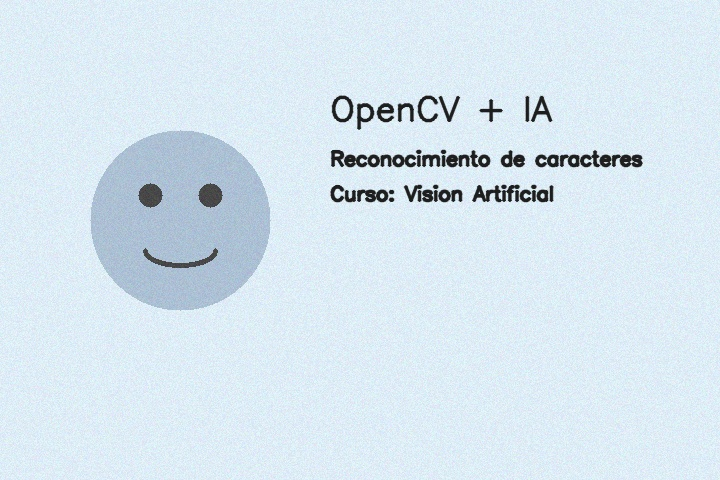
#> input picture Proyectos/vision-artificial-opencv/assets/muestra.jpg, 720 x 480 px
$ python 02_filtros.py
#> lines starting #> are read from the running program, lines starting #| are printed output that depends on the picture; after the words box and inside, x2 and y2 are one past the last pixel; in counts of white or black regions, pixels touching at a corner belong together
### Proyectos/vision-artificial-opencv/src/_rutas.py
"""
_rutas.py

Helper compartido: calcula la carpeta raíz del proyecto a partir de la
ubicación de este archivo (no del directorio desde el que se ejecuta
python), para que los scripts funcionen sin importar desde dónde los
corras (VS Code, terminal, doble clic, etc.).

Uso en los demás scripts:
    from _rutas import ruta

    ruta("assets/muestra.jpg")   -> ruta absoluta a esa carpeta/archivo,
                                     calculada siempre desde la raíz del
                                     proyecto (donde están las carpetas
                                     assets/, output/, modelos/, etc.)
"""
import os

DIR_SCRIPT = os.path.dirname(os.path.abspath(__file__))
DIR_PROYECTO = os.path.dirname(DIR_SCRIPT)  # un nivel arriba de src/


def ruta(*partes):
    return os.path.join(DIR_PROYECTO, *partes)

### Proyectos/vision-artificial-opencv/src/02_filtros.py
"""
02_filtros.py

Aplicación de filtros y mejora de calidad de imagen:
desenfoque (blur), detección de bordes (Canny), umbralización (threshold)
y operaciones morfológicas. Guarda un collage comparativo.
"""
import os
import cv2
import numpy as np
from _rutas import ruta

def etiquetar(img, texto):
    """Agrega una etiqueta arriba de cada imagen del collage."""
    if len(img.shape) == 2:
        img = cv2.cvtColor(img, cv2.COLOR_GRAY2BGR)
    salida = cv2.copyMakeBorder(img, 30, 0, 0, 0, cv2.BORDER_CONSTANT, value=(255, 255, 255))
    cv2.putText(salida, texto, (10, 20), cv2.FONT_HERSHEY_SIMPLEX, 0.6, (0, 0, 0), 1, cv2.LINE_AA)
    return salida

def main():
    os.makedirs(ruta("output"), exist_ok=True)

    img = cv2.imread(ruta("assets", "muestra.jpg"))
#> img is the input picture: shape (480, 720, 3); mean B, G, R 239.7, 229.7, 214.6
    gris = cv2.cvtColor(img, cv2.COLOR_BGR2GRAY)

    # Desenfoque para reducir ruido (mejora de calidad previa a otros filtros)
    suave = cv2.GaussianBlur(img, (7, 7), 0)

    # Detección de bordes
    bordes = cv2.Canny(gris, 60, 150)
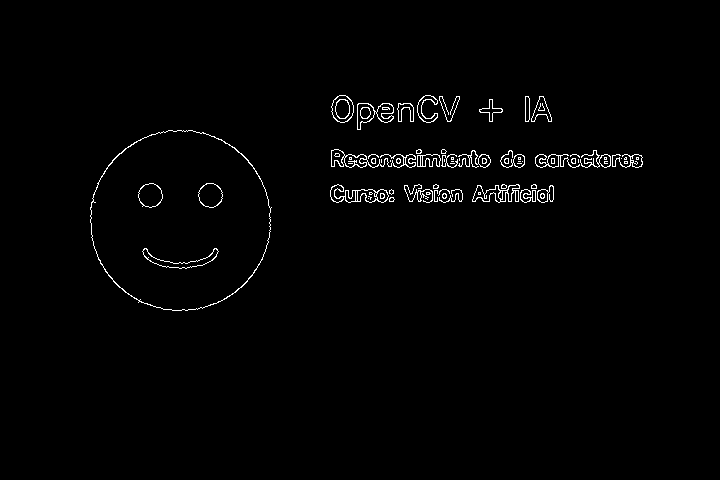
#> bordes: shape (480, 720); 1.3% white in thin lines or dots, all inside (x1, y1, x2, y2) = (90, 95, 643, 311)

    # Umbralización binaria (útil como paso previo a OCR)
    _, binaria = cv2.threshold(gris, 150, 255, cv2.THRESH_BINARY_INV)
#> binaria: shape (480, 720); 2.1% white; 40 white regions (6 under 20 px), largest, box (x1, y1, x2, y2) and area: (560, 150, 643, 167) 730, (344, 154, 416, 167) 606, (138, 183, 163, 208) 441

    # Operación morfológica: cierre, para consolidar formas/texto
    kernel = np.ones((3, 3), np.uint8)
    cierre = cv2.morphologyEx(binaria, cv2.MORPH_CLOSE, kernel)
#> cierre: shape (480, 720); 2.3% white; 16 white regions, largest, box (x1, y1, x2, y2) and area: (331, 150, 490, 167) 1657, (535, 150, 643, 167) 1069, (472, 185, 553, 202) 921

    fila1 = np.hstack([etiquetar(img, "Original"), etiquetar(suave, "Blur (GaussianBlur)")])
#> call 2 of etiquetar, with texto = 'Blur (GaussianBlur)'
#> in etiquetar (call 2), `cv2.putText(salida, texto, (10, 20), cv2.FONT_HERSHEY_SIMPLEX, 0.6, (0..`:
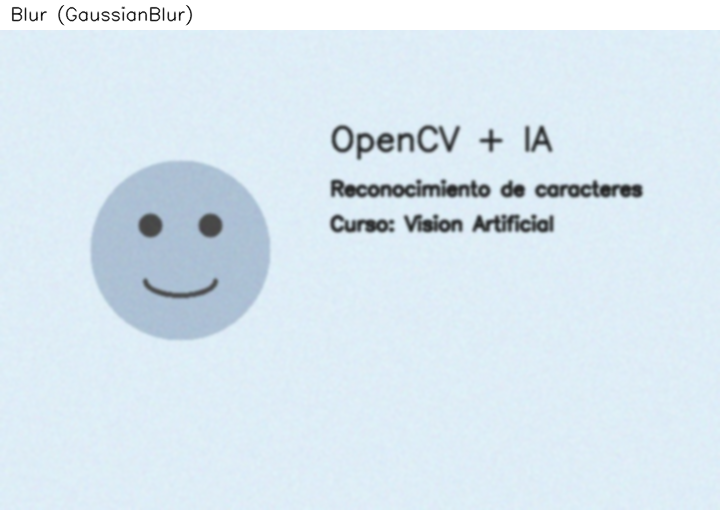
#> salida: shape (510, 720, 3); mean B, G, R 240.2, 230.8, 216.6
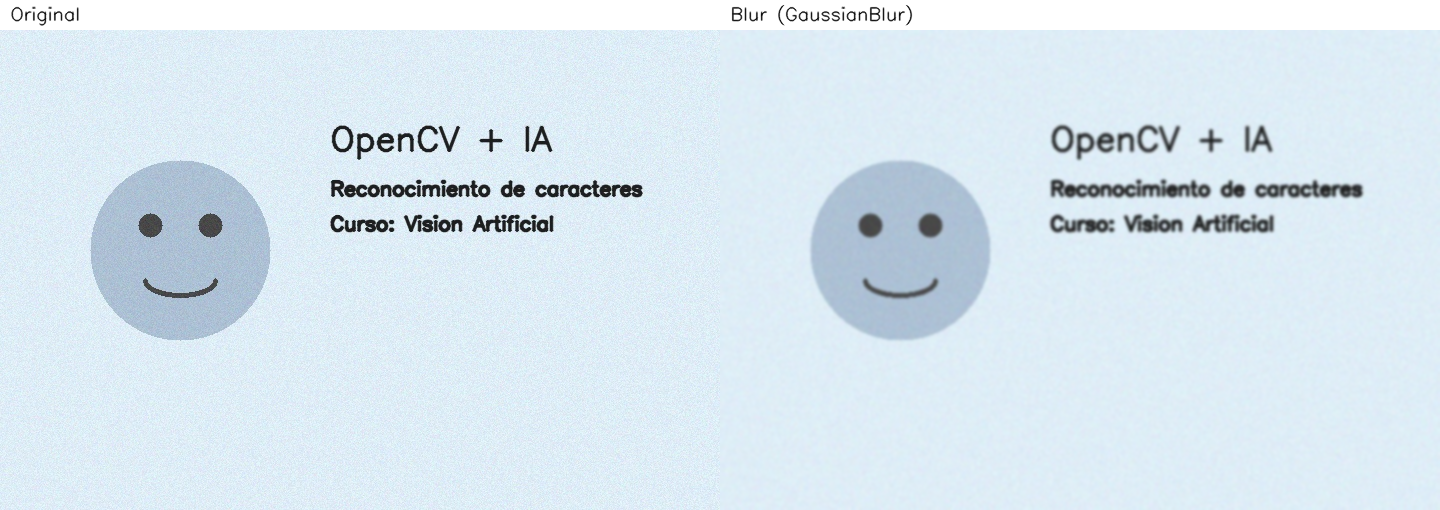
#> fila1: shape (510, 1440, 3); mean B, G, R 240.3, 230.9, 216.7
    fila2 = np.hstack([etiquetar(bordes, "Bordes (Canny)"), etiquetar(cierre, "Umbral + Morfologia")])
#> call 3 of etiquetar, with texto = 'Bordes (Canny)'
#> in etiquetar (call 3), `salida = cv2.copyMakeBorder(img, 30, 0, 0, 0, cv2.BORDER_CONSTANT, val..`: salida: shape (510, 720, 3); 7.1% white; 77 white regions (46 under 20 px), largest, box (x1, y1, x2, y2) and area: (0, 0, 720, 30) 21600, (90, 160, 272, 341) 636, (331, 179, 416, 198) 348
#> in etiquetar (call 3), `cv2.putText(salida, texto, (10, 20), cv2.FONT_HERSHEY_SIMPLEX, 0.6, (0..`:
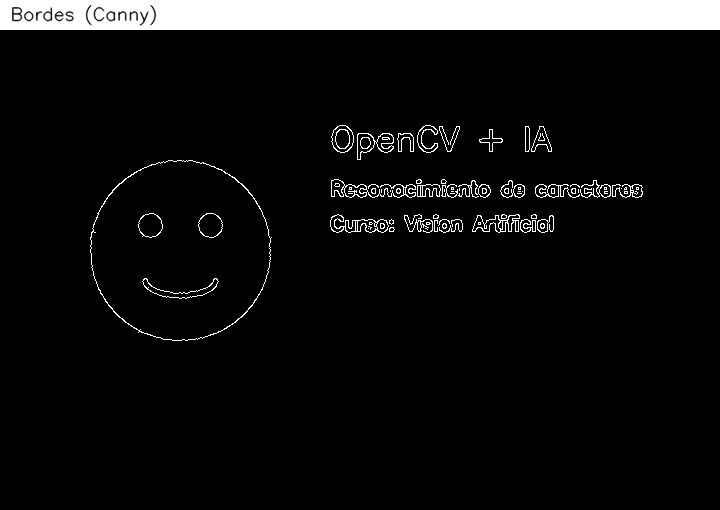
#> salida: shape (510, 720, 3); min 0, max 255, mean 17.8
#> call 4 of etiquetar, with texto = 'Umbral + Morfologia'
#> in etiquetar (call 4), `salida = cv2.copyMakeBorder(img, 30, 0, 0, 0, cv2.BORDER_CONSTANT, val..`: salida: shape (510, 720, 3); 8.1% white; 17 white regions, largest, box (x1, y1, x2, y2) and area: (0, 0, 720, 30) 21600, (331, 180, 490, 197) 1657, (535, 180, 643, 197) 1069
#> in etiquetar (call 4), `cv2.putText(salida, texto, (10, 20), cv2.FONT_HERSHEY_SIMPLEX, 0.6, (0..`:
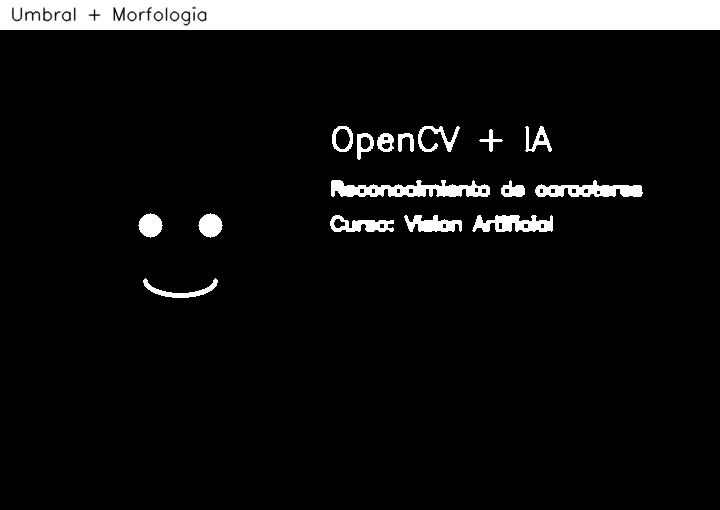
#> salida: shape (510, 720, 3); min 0, max 255, mean 20.2
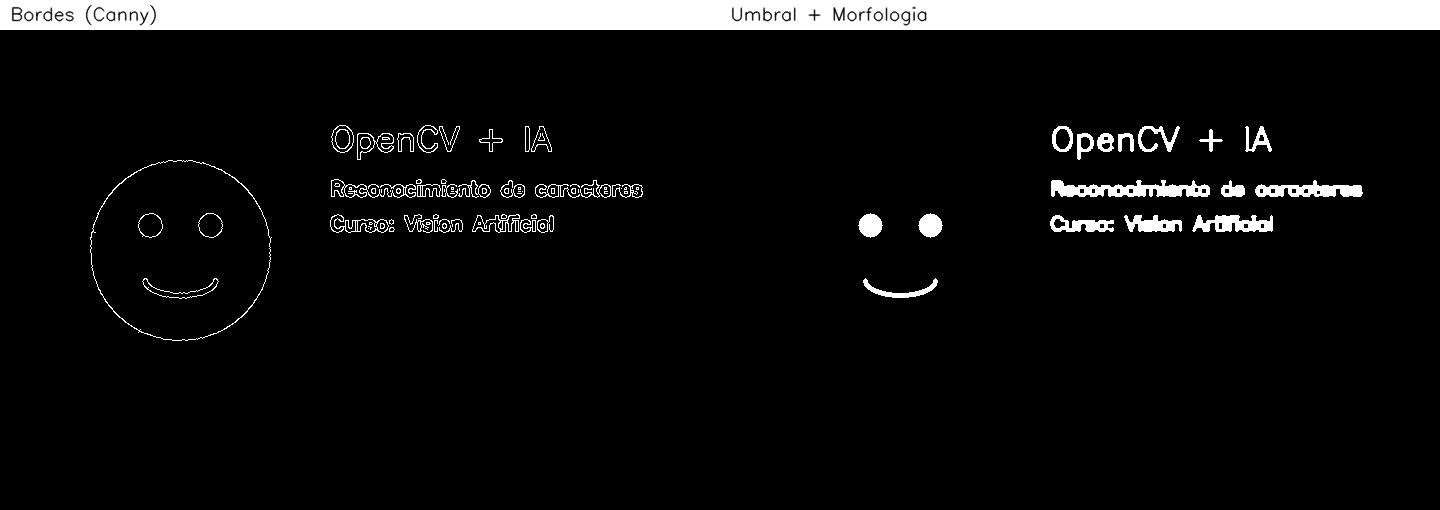
#> fila2: shape (510, 1440, 3); min 0, max 255, mean 19
    collage = np.vstack([fila1, fila2])
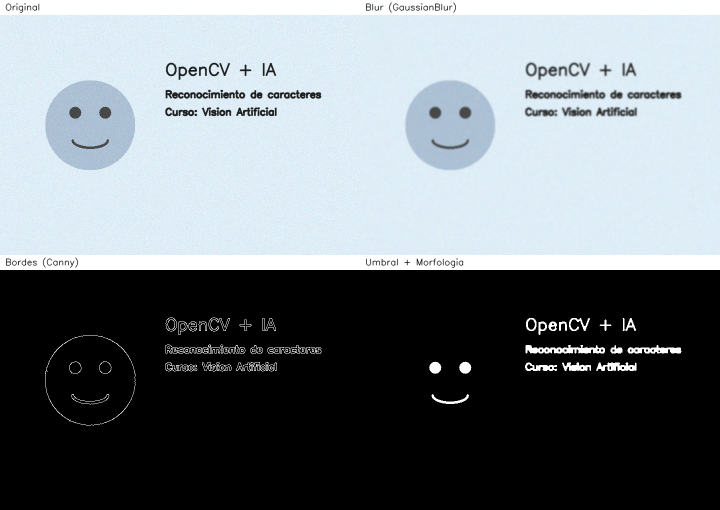
#> collage: shape (1020, 1440, 3) (shown at 1/2 size); mean B, G, R 129.7, 125, 117.9

    cv2.imwrite(ruta("output", "02_filtros_collage.jpg"), collage)
    print("Listo. Collage comparativo guardado en output/02_filtros_collage.jpg")

if __name__ == "__main__":
    main()
